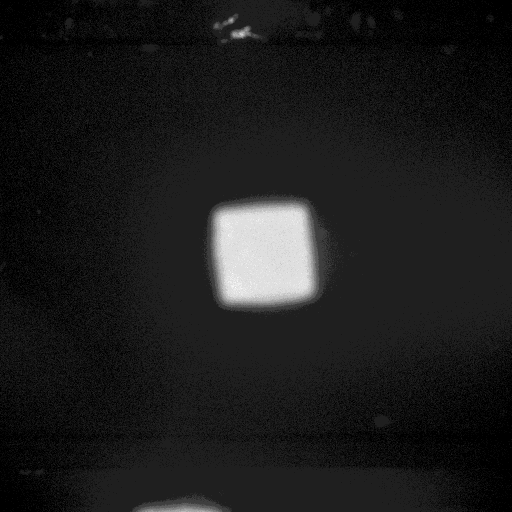
#> input picture Supplemental protocols and data/Data/Figure 4/Raw data/other/Old FigF4/step1_green.tif, 1024 x 1024 px (shown at 1/2 size)
$ python image_analyzer.py
#> lines starting #> are read from the running program, lines starting #| are printed output that depends on the picture
# -*- coding: utf-8 -*-
"""
Created on Fri Sep 30 09:56:28 2022

@author: rmish
"""

import skimage
import os
import matplotlib.pyplot as plt
import numpy as np
from matplotlib.colors import LinearSegmentedColormap

import matplotlib.pyplot as plt
from skimage import data
from skimage import color
from skimage import img_as_float
import cv2

def hextorgb(hx):
    return tuple(int(hx[i:i+2], 16) for i in (0, 2, 4))

def colormapgenerator(list_colors,label = 'mylist', bins = 100):
    cmaps = LinearSegmentedColormap.from_list(
        label,
        list_colors,
        N = 100)
    return cmaps

def automatic_brightness_and_contrast(image, clip_hist_percent=3):
    # gray = cv2.cvtColor(image, cv2.COLOR_BGR2GRAY)
    gray = image

    # Calculate grayscale histogram
    hist = cv2.calcHist([gray],[0],None,[65536],[0,65536])
    hist_size = len(hist)

    # Calculate cumulative distribution from the histogram
    accumulator = []
    accumulator.append(float(hist[0]))
    for index in range(1, hist_size):
        accumulator.append(accumulator[index -1] + float(hist[index]))

    # Locate points to clip
    maximum = accumulator[-1]
    clip_hist_percent *= (maximum/100.0)
    clip_hist_percent /= 2.0

    # Locate left cut
    minimum_gray = 0
    while accumulator[minimum_gray] < clip_hist_percent:
        minimum_gray += 1

    # Locate right cut
    maximum_gray = hist_size -1
    while accumulator[maximum_gray] >= (maximum - clip_hist_percent):
        maximum_gray -= 1

    # Calculate alpha and beta values
    alpha = 255 / (maximum_gray - minimum_gray)
    beta = -minimum_gray * alpha

    '''
    # Calculate new histogram with desired range and show histogram
    new_hist = cv2.calcHist([gray],[0],None,[256],[minimum_gray,maximum_gray])
    plt.plot(hist)
    plt.plot(new_hist)
    plt.xlim([0,256])
    plt.show()
    '''

    auto_result = cv2.convertScaleAbs(image, alpha=alpha, beta=beta)
    return (auto_result, alpha, beta)

#%%define colors
ab=0

rc='ed2024'
redc = hextorgb(rc)
red = tuple(ti/255 for ti in redc)

gc='93c954'
greenc = hextorgb(gc)
green = tuple(ti/255 for ti in greenc)

bc = '0084FF'
bluec = hextorgb(bc)
blue = tuple(ti/255 for ti in bluec)

list_colors = [(0, 0, 0,ab),
               red]
red = colormapgenerator(list_colors)
list_colors = [(0, 0, 0,ab),
               green]
green = colormapgenerator(list_colors)
list_colors = [(0, 0, 0,ab),
               blue]
blue = colormapgenerator(list_colors)

#%%load images

g1 = skimage.io.imread('step1_green.tif')
#> g1 is the input picture: shape (1024, 1024) uint16; min 369, max 2486, mean 598.5
g2 = skimage.io.imread('Green_step 2.tif')
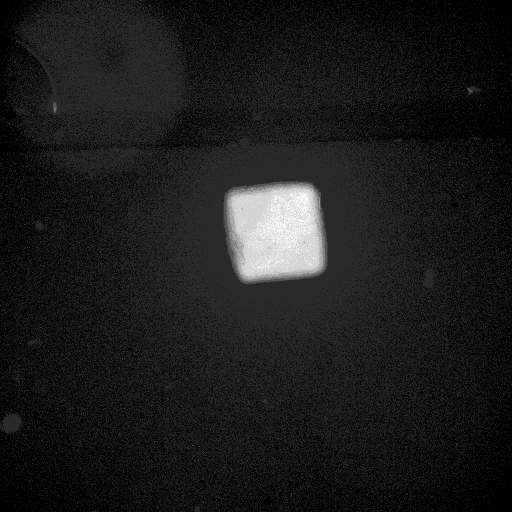
#> input picture Supplemental protocols and data/Data/Figure 4/Raw data/other/Old FigF4/Green_step 2.tif, 1024 x 1024 px (shown at 1/2 size)
#> g2 is the input picture: shape (1024, 1024) uint16; min 405, max 2036, mean 551.7
r2 = skimage.io.imread('Red_step 2.tif')
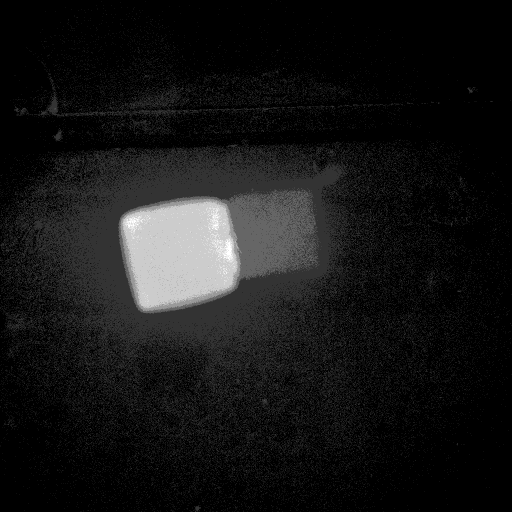
#> input picture Supplemental protocols and data/Data/Figure 4/Raw data/other/Old FigF4/Red_step 2.tif, 1024 x 1024 px (shown at 1/2 size)
#> r2 is the input picture: shape (1024, 1024) uint16; min 361, max 1770, mean 540
g3 = skimage.io.imread('Green_step3.tif')
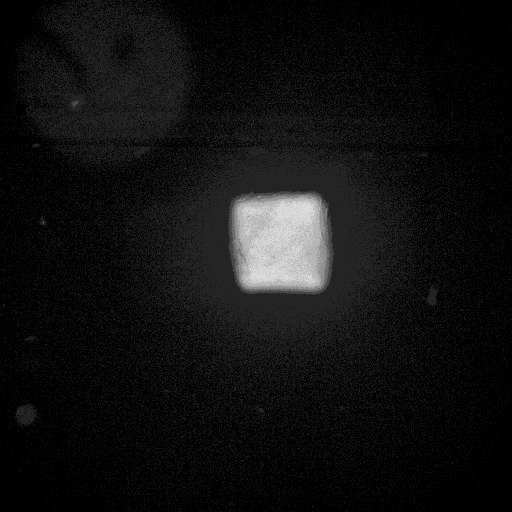
#> input picture Supplemental protocols and data/Data/Figure 4/Raw data/other/Old FigF4/Green_step3.tif, 1024 x 1024 px (shown at 1/2 size)
#> g3 is the input picture: shape (1024, 1024) uint16; min 378, max 2090, mean 543.1
b3 = skimage.io.imread('Blue_step3.tif')
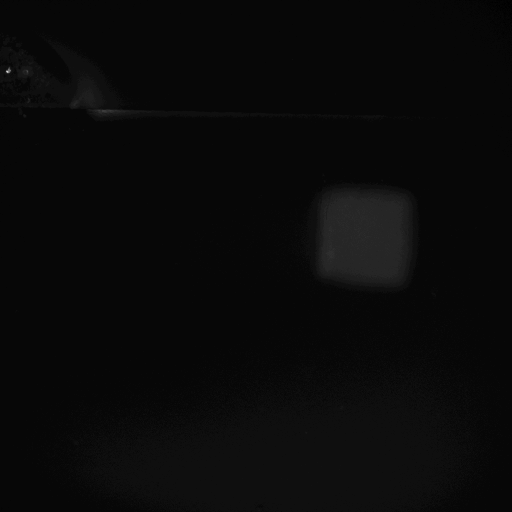
#> input picture Supplemental protocols and data/Data/Figure 4/Raw data/other/Old FigF4/Blue_step3.tif, 1024 x 1024 px (shown at 1/2 size)
#> b3 is the input picture: shape (1024, 1024) uint16; min 434, max 8807, mean 718.3
r3 = skimage.io.imread('Red_step3.tif')
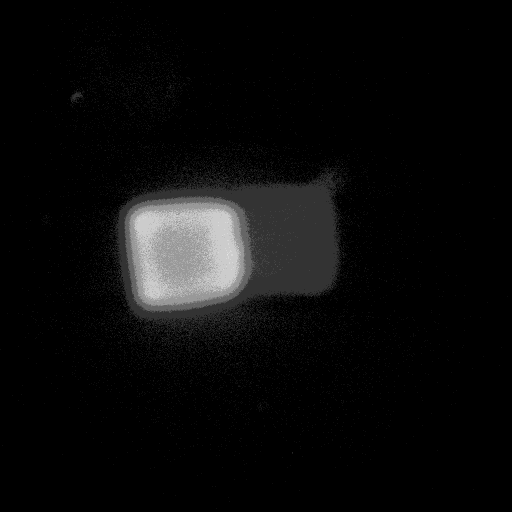
#> input picture Supplemental protocols and data/Data/Figure 4/Raw data/other/Old FigF4/Red_step3.tif, 1024 x 1024 px (shown at 1/2 size)
#> r3 is the input picture: shape (1024, 1024) uint16; min 383, max 1613, mean 511.2


#%% plot all 3
plt.figure()
plt.style.use('dark_background')


filler, alpha, beta =automatic_brightness_and_contrast(b3)
#> in automatic_brightness_and_contrast, `hist_size = len(hist)`: hist_size = 65536
#> after the loop in automatic_brightness_and_contrast, `for index in range(1, hist_size):`: accumulator = 65536 items
#> in automatic_brightness_and_contrast, `maximum = accumulator[-1]`: maximum = 1048576
#> in automatic_brightness_and_contrast, `clip_hist_percent *= (maximum/100.0)`: clip_hist_percent = 31457.3
#> in automatic_brightness_and_contrast, `clip_hist_percent /= 2.0`: clip_hist_percent = 15728.6
#> after the loop in automatic_brightness_and_contrast, `while accumulator[minimum_gray] < clip_hist_percent:`: minimum_gray = 542
#> in automatic_brightness_and_contrast, `maximum_gray = hist_size -1`: maximum_gray = 65535
#> the loop in automatic_brightness_and_contrast, `while accumulator[maximum_gray] >= (maximum - clip_hist_percent):` made 63888 passes
#> maximum_gray on passes 1 to 3: 65534, 65533, 65532
#> after the loop in automatic_brightness_and_contrast, `while accumulator[maximum_gray] >= (maximum - clip_hist_percent):`: maximum_gray = 1647
#> in automatic_brightness_and_contrast, `alpha = 255 / (maximum_gray - minimum_gray)`: alpha = 0.231
#> in automatic_brightness_and_contrast, `beta = -minimum_gray * alpha`: beta = -125.1
#> alpha = 0.231; beta = -125.1
bnorm = cv2.convertScaleAbs(b3, alpha=alpha*1.2, beta=beta)
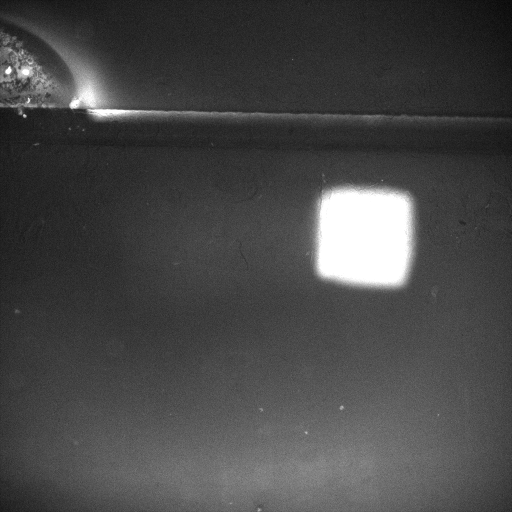
#> bnorm: shape (1024, 1024) (shown at 1/2 size); min 0, max 255, mean 71.7
plt.imshow(bnorm, cmap = blue)

filler, alpha, beta =automatic_brightness_and_contrast(r3)
#> the loop in automatic_brightness_and_contrast (call 2), `while accumulator[maximum_gray] >= (maximum - clip_hist_percent):` made 64239 passes
#> alpha = 0.293; beta = -125.3
rnorm = cv2.convertScaleAbs(r3, alpha=alpha*1.2, beta=beta)
plt.imshow(rnorm, cmap = red)

filler, alpha, beta =automatic_brightness_and_contrast(g3)
#> alpha = 0.195; beta = -89.04
gnorm = cv2.convertScaleAbs(g3, alpha=alpha*1.2, beta=beta)
plt.imshow(gnorm, cmap = green)
plt.savefig('all3.svg')

#%%plot 2

plt.figure()
filler, alpha, beta =automatic_brightness_and_contrast(r2)
#> alpha = 0.259; beta = -113.6
rnorm = cv2.convertScaleAbs(r3, alpha=alpha*1.2, beta=beta)
plt.imshow(rnorm, cmap = red)#,extent=extent)

filler, alpha, beta =automatic_brightness_and_contrast(g2)
#> alpha = 0.206; beta = -96.19
gnorm = cv2.convertScaleAbs(g2, alpha=alpha*1.2, beta=beta)
plt.imshow(gnorm, cmap = green)#,extent=extent)
plt.savefig('all2.svg')


#%%plot 1
plt.figure()
filler, alpha, beta =automatic_brightness_and_contrast(g1)
gnorm = cv2.convertScaleAbs(g1, alpha=alpha*1.2, beta=beta)
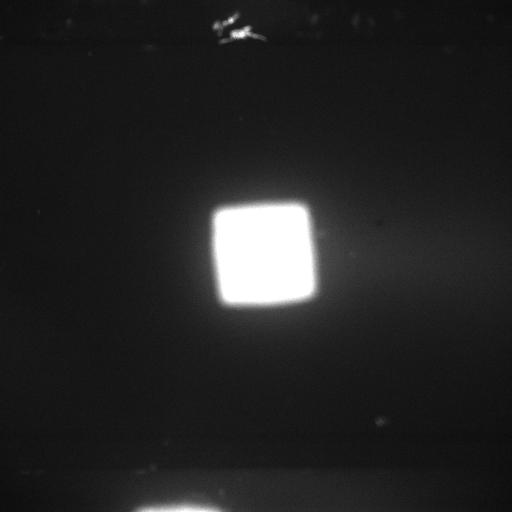
#> gnorm: shape (1024, 1024) (shown at 1/2 size); min 1, max 255, mean 35.8
plt.imshow(gnorm, cmap = green)#,extent=extent)
plt.savefig('all1.svg')


# plt.imshow(skimage.exposure.rescale_intensity(g3,in_range=tuple(percentiles)), cmap = green)


# plt.imshow(skimage.exposure.rescale_intensity(b3,in_range=tuple(percentiles)), cmap = blue)
